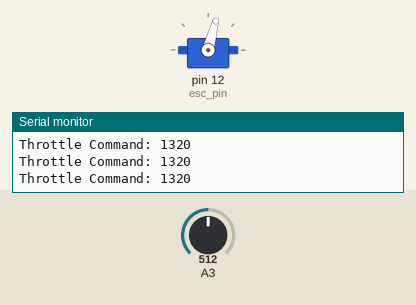
The sketch below on a simulated Arduino Uno, built with avr-gcc and run on an emulated ATmega328P. Parts: servo, the last lines printed to the serial monitor. Inputs (shaded band) come from the test bench; at power-on: A3 = 512.

Above: at 1.2 s.
1.3 s: A3 set to 86
At 1.6 s:
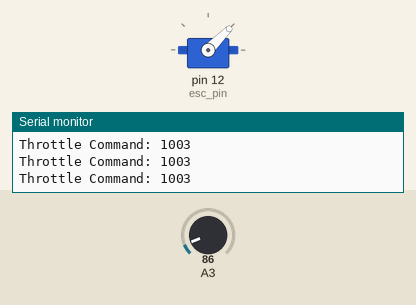
2.8 s: A3 set to 77
At 3.8 s:
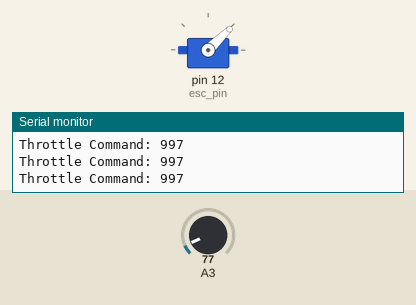
5.8 s: A3 set to 716
At 6.7 s:
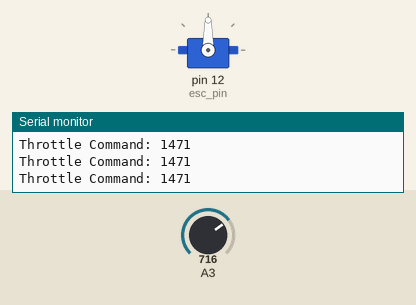
7.3 s: A3 set to 900
At 7.7 s:
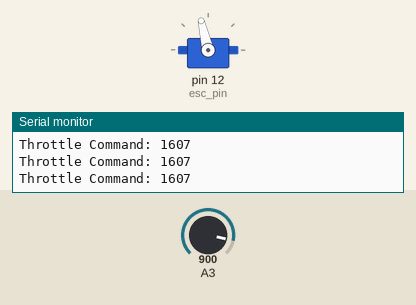
8.8 s: A3 set to 0
At 9.9 s:
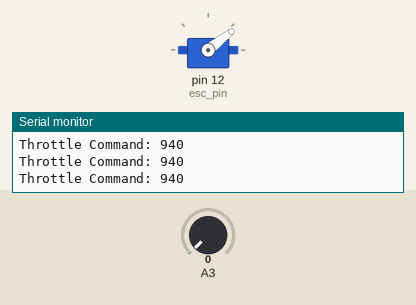
Timing chart, 0 to 11.3 s (numbered marks = the images above; inputs shaded):
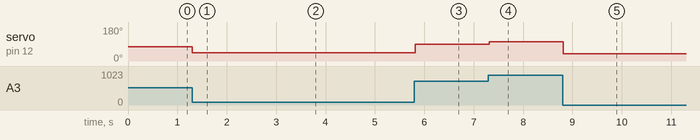

The sketch:

thrust_test_code.ino
```cpp
#include <Servo.h>
//#include <Keyboard.h>

// defining global variables
int max_pulse = 2000;
int min_pulse = 1000;
int esc_pin = 12;
int potValue = 0;
//char ctrlKey = KEY_LEFT_CTRL;

Servo ESC;

void setup() {
  // attaching esc with global variables:
  pinMode(esc_pin, OUTPUT);
  ESC.attach(esc_pin);
  Serial.begin(9600);
  //Keyboard.begin();

}

void loop() {
  potValue = map(analogRead(A3), 0, 1024, 940, 1700);
// if (Serial.available() > 0){
//    potValue = potValue + Serial.parseInt();
//  }
//
  ESC.write(potValue);
  Serial.println();
  Serial.print("Throttle Command: ");
  Serial.print(potValue);
}
```

Measured:
- after the input at 1.3 s, servo on pin 12 (esc_pin): 75° → 45° at once
- after the input at 2.8 s, servo on pin 12 (esc_pin): 45° → 44° at once
- after the input at 5.8 s, servo on pin 12 (esc_pin): 44° → 90° at once
- after the input at 7.3 s, servo on pin 12 (esc_pin): 90° → 103° at once
- after the input at 8.8 s, servo on pin 12 (esc_pin): 103° → 38° at once
